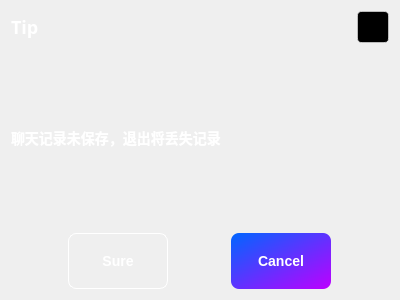
<?xml version="1.0" encoding="UTF-8"?>
<ui version="4.0">
 <class>saveTip</class>
 <widget class="QWidget" name="saveTip">
  <property name="geometry">
   <rect>
    <x>0</x>
    <y>0</y>
    <width>400</width>
    <height>300</height>
   </rect>
  </property>
  <property name="windowTitle">
   <string>Form</string>
  </property>
  <layout class="QVBoxLayout" name="verticalLayout">
   <item>
    <layout class="QHBoxLayout" name="horizontalLayout_2">
     <item>
      <widget class="QLabel" name="label">
       <property name="font">
        <font>
         <family>微软雅黑</family>
         <pointsize>-1</pointsize>
         <bold>true</bold>
        </font>
       </property>
       <property name="styleSheet">
        <string notr="true">font-size:18px;
color:rgb(255,255,255);
font-weight:700;</string>
       </property>
       <property name="text">
        <string>Tip</string>
       </property>
      </widget>
     </item>
     <item>
      <spacer name="horizontalSpacer">
       <property name="orientation">
        <enum>Qt::Horizontal</enum>
       </property>
       <property name="sizeHint" stdset="0">
        <size>
         <width>40</width>
         <height>20</height>
        </size>
       </property>
      </spacer>
     </item>
     <item>
      <widget class="QPushButton" name="pbClose">
       <property name="sizePolicy">
        <sizepolicy hsizetype="Preferred" vsizetype="Preferred">
         <horstretch>0</horstretch>
         <verstretch>0</verstretch>
        </sizepolicy>
       </property>
       <property name="minimumSize">
        <size>
         <width>32</width>
         <height>32</height>
        </size>
       </property>
       <property name="maximumSize">
        <size>
         <width>32</width>
         <height>32</height>
        </size>
       </property>
       <property name="cursor">
        <cursorShape>PointingHandCursor</cursorShape>
       </property>
       <property name="styleSheet">
        <string notr="true">background-image: url(:/QtTest/icon/close_btn_white.png);
background-color:rgb(0,0,0);
background-position:center;
background-repeat:no-repeat;
border:1px solid;
border-radius:4px;
border-color:rgba(255,255,255,50%);</string>
       </property>
       <property name="text">
        <string/>
       </property>
      </widget>
     </item>
    </layout>
   </item>
   <item>
    <widget class="QLabel" name="label_2">
     <property name="styleSheet">
      <string notr="true">font-size:14px;
color:rgb(255,255,255);
font-weight:700;</string>
     </property>
     <property name="text">
      <string>聊天记录未保存，退出将丢失记录</string>
     </property>
    </widget>
   </item>
   <item>
    <layout class="QHBoxLayout" name="horizontalLayout">
     <item>
      <widget class="QPushButton" name="pbConfirm">
       <property name="minimumSize">
        <size>
         <width>100</width>
         <height>56</height>
        </size>
       </property>
       <property name="maximumSize">
        <size>
         <width>100</width>
         <height>56</height>
        </size>
       </property>
       <property name="styleSheet">
        <string notr="true">color:rgb(255,255,255);
font-size:14px;
font-weight: 700;
border-radius:8px;

background-origin: content;
background-position:left;
background-repeat: no-repeat;
text-align:center;
color:#FFFFFF;
border:1px solid;
border-radius:8px;
border-color:#FFFFFF;
</string>
       </property>
       <property name="text">
        <string>Sure</string>
       </property>
      </widget>
     </item>
     <item>
      <widget class="QPushButton" name="pbCancel">
       <property name="minimumSize">
        <size>
         <width>100</width>
         <height>56</height>
        </size>
       </property>
       <property name="maximumSize">
        <size>
         <width>100</width>
         <height>56</height>
        </size>
       </property>
       <property name="styleSheet">
        <string notr="true">background-color:qlineargradient(spread:pad, x1:0, y1:0, x2:1, y2:1, stop:0 #0066FF, stop:1 #BD00FF);
color:rgb(255,255,255);
font-size:14px;
font-weight: 700;
border-radius:8px;</string>
       </property>
       <property name="text">
        <string>Cancel</string>
       </property>
      </widget>
     </item>
    </layout>
   </item>
  </layout>
 </widget>
 <resources/>
 <connections/>
</ui>
